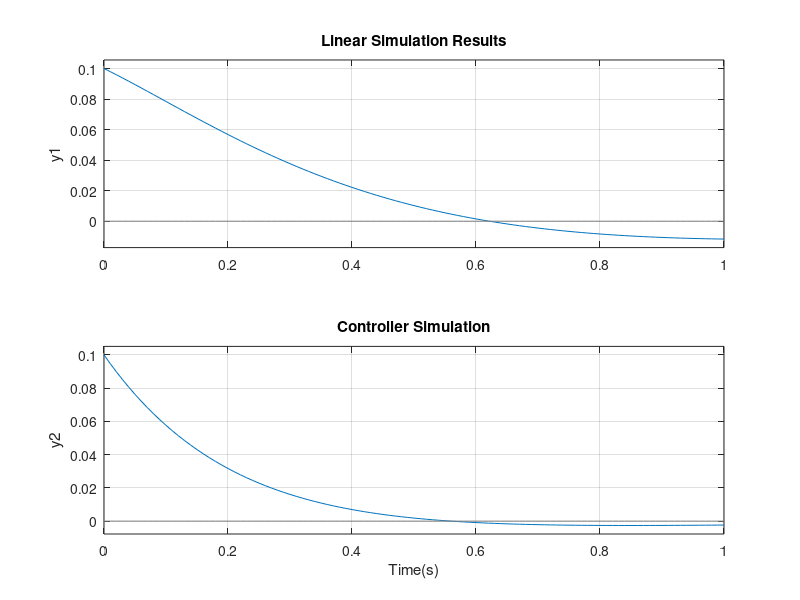
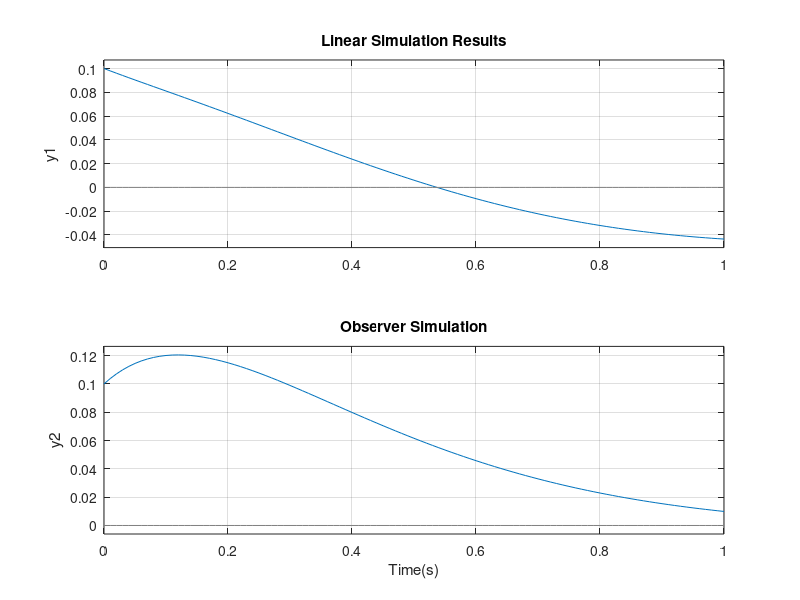
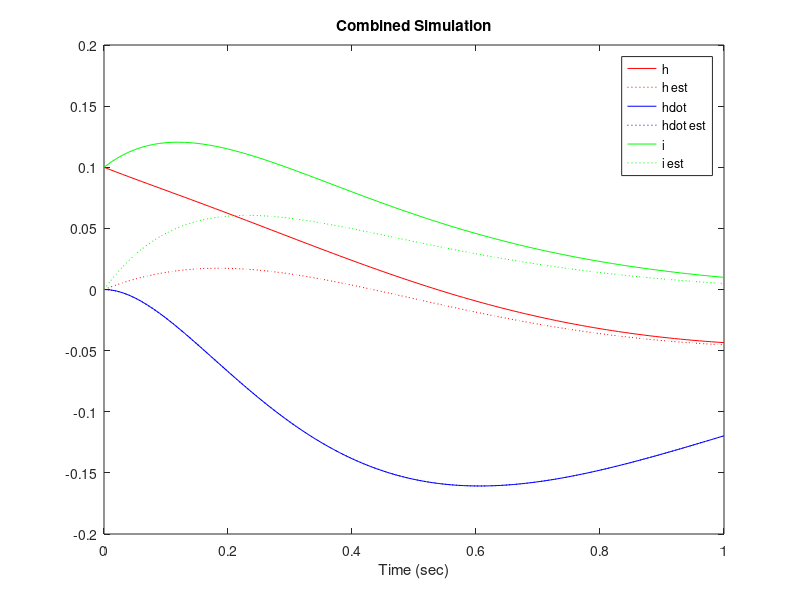

Recreate these plots in MATLAB, in order.
% Problem 4
% Solved by choosing the first subproblem from Problem 3

A=[-2 1 0;0 -2 0;0 0 4];
B=[0;1;1];
C=[1 0 0;0 0 1];
D=[0];
poles=eig(A)
x0=[0.1 0 0.1];
t=0:0.01:1;
u=zeros(size(t));
sys=ss(A,B,C,D);

% Controller Design
% Verify that the system is controllable
R_c=rank(ctrb(A,B))
K=place(A,B,[-2 -3 -4])
sys_cont=ss(A-B*K,B,C,0);
figure(1)
lsim(sys_cont,u,t,x0);
title('Controller Simulation')
xlabel('Time(s)')

% Observer Design
% Verify that the system is observable
R_o=rank(obsv(A,C))
L=place(A',C',[-2 -3 -4])'
At=[A-B*K B*K;zeros(size(A)) A-L*C];
Bt=[B;zeros(size(B))];
Ct=[C zeros(size(C))];
sys_obs=ss(At,Bt,Ct,0);
figure(2)
lsim(sys_obs,zeros(size(t)),t,[x0 x0]);
title('Observer Simulation')
xlabel('Time(s)')

% Combined Simualtion
t = 0:0.01:1;
[y,t,x] = lsim(sys_obs,zeros(size(t)),t,[x0 x0]);

n = 3;
e = x(:,n+1:end);
x = x(:,1:n);
x_est = x - e;

h = x(:,1); h_dot = x(:,2); i = x(:,3);
h_est = x_est(:,1); h_dot_est = x_est(:,2); i_est = x_est(:,3);

figure(3)
plot(t,h,'-r',t,h_est,':r',t,h_dot,'-b',t,h_dot_est,':b',t,i,'-g',t,i_est,':g')
legend('h','h_ est','hdot','hdot_ est','i','i_ est')
xlabel('Time (sec)')
title('Combined Simulation')